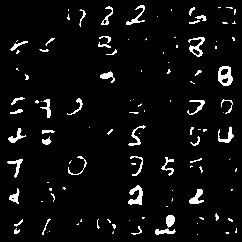
#> input picture Neural Network - Digit Insight Project/samples.png, 242 x 242 px
$ python -i segmentation.py   (imports and definitions only)
#> lines starting #> are read from the running program, lines starting #| are printed output that depends on the picture; after the words box and inside, x2 and y2 are one past the last pixel; in counts of white or black regions, pixels touching at a corner belong together
#> further down, picture is the input picture: shape (242, 242); min 0, max 255, mean 13.2
"""Digit segmentation utilities."""
from __future__ import annotations

from dataclasses import dataclass
from typing import List, Tuple

import numpy as np
from PIL import Image
from scipy import ndimage


@dataclass
class SegmentConfig:
    threshold: int = 200
    min_pixels: int = 40
    padding_ratio: float = 0.25
    target_size: int = 28
    min_density: float = 0.15
    min_box_side: int = 18


def _binarize(image: np.ndarray, threshold: int) -> np.ndarray:
#> called with threshold = 200
    return (image < threshold).astype(np.uint8)
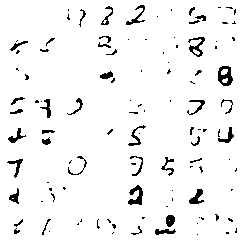
#> returned value: shape (242, 242); values 0 (black) and 1 (white), 94.9% white; 112 black regions (72 under 20 px), largest, box (x1, y1, x2, y2) and area: (218, 66, 233, 86) 186, (128, 185, 143, 205) 162, (188, 37, 205, 57) 134


def extract_digit_arrays(image: np.ndarray, config: SegmentConfig | None = None) -> List[np.ndarray]:
    """Extract individual digit crops as 28x28 grayscale arrays sorted left-to-right."""
    cfg = config or SegmentConfig()
    if image.ndim == 3:
        image = image[..., 0]
    image = image.astype(np.uint8)

    binary = _binarize(image, cfg.threshold)
    binary = ndimage.binary_closing(binary, structure=np.ones((3, 3)))
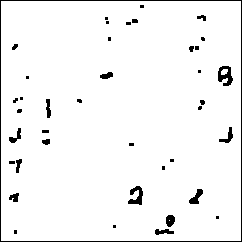
#> binary: shape (242, 242) bool; 95.9% white; 40 black regions (21 under 20 px), largest, box (x1, y1, x2, y2) and area: (0, 0, 242, 242) 964, (218, 66, 233, 86) 180, (128, 186, 143, 205) 157
    binary = ndimage.binary_fill_holes(binary).astype(np.uint8)
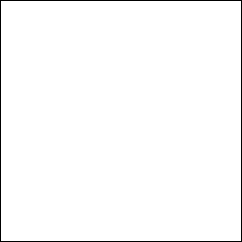
#> binary: shape (242, 242); values 0 (black) and 1 (white), 98.4% white; black in thin lines or dots
    labeled, num_features = ndimage.label(binary)
#> num_features = 1
    if num_features == 0:
        return []

    objects = ndimage.find_objects(labeled)
#> objects = 1 item
    digits: List[Tuple[float, np.ndarray]] = []
    for idx, slc in enumerate(objects, start=1):
        if slc is None:
            continue
        y_slice, x_slice = slc
        region_mask = (labeled[slc] == idx)
        height = y_slice.stop - y_slice.start
        width = x_slice.stop - x_slice.start
        if max(height, width) < cfg.min_box_side:
            continue
        pixel_count = int(region_mask.sum())
        bbox_area = height * width
        density = pixel_count / max(bbox_area, 1)
        if pixel_count < cfg.min_pixels or density < cfg.min_density:
            continue
        crop = image[y_slice, x_slice]
        # apply mask to keep only foreground, set background to white
        crop = np.where(region_mask, crop, 255)

        h, w = crop.shape
        pad = int(max(h, w) * cfg.padding_ratio)
        crop = np.pad(crop, ((pad, pad), (pad, pad)), mode="constant", constant_values=255)

        h, w = crop.shape
        if h > w:
            diff = h - w
            left = diff // 2
            right = diff - left
            crop = np.pad(crop, ((0, 0), (left, right)), mode="constant", constant_values=255)
        elif w > h:
            diff = w - h
            top = diff // 2
            bottom = diff - top
            crop = np.pad(crop, ((top, bottom), (0, 0)), mode="constant", constant_values=255)

        pil = Image.fromarray(crop).resize((cfg.target_size, cfg.target_size), Image.BILINEAR)
        digits.append((float((x_slice.start + x_slice.stop) / 2), np.array(pil, dtype=np.uint8)))
#> this loop made 1 pass
#> (idx, height, width, pixel_count, bbox_area, density) on pass 1: (1, 240, 240, 57600, 57600, 1)
#> pass 1, in extract_digit_arrays, `crop = image[y_slice, x_slice]`:
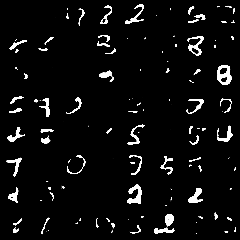
#> crop: shape (240, 240); min 0, max 255, mean 13.4
#> pass 1, in extract_digit_arrays, `crop = np.pad(crop, ((pad, pad), (pad, pad)), mode="constant", constan..`:
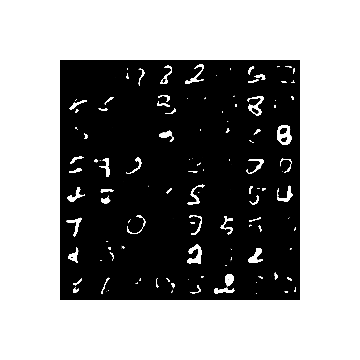
#> crop: shape (360, 360); min 0, max 255, mean 147.6
#> pass 1, in extract_digit_arrays, `pil = Image.fromarray(crop).resize((cfg.target_size, cfg.target_size),..`:
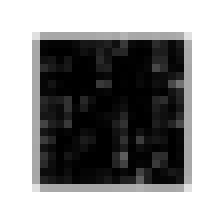
#> pil: PIL image 28x28 L (shown 8 times larger); min 0, max 255, mean 147.7
#> after the loop, digits = 1 item

    digits.sort(key=lambda item: item[0])
    return [digit for _, digit in digits]


__all__ = ["SegmentConfig", "extract_digit_arrays"]

>>> import cv2
>>> picture = cv2.imread('samples.png', cv2.IMREAD_GRAYSCALE)
>>> result = extract_digit_arrays(picture)
#> result = 1 item
